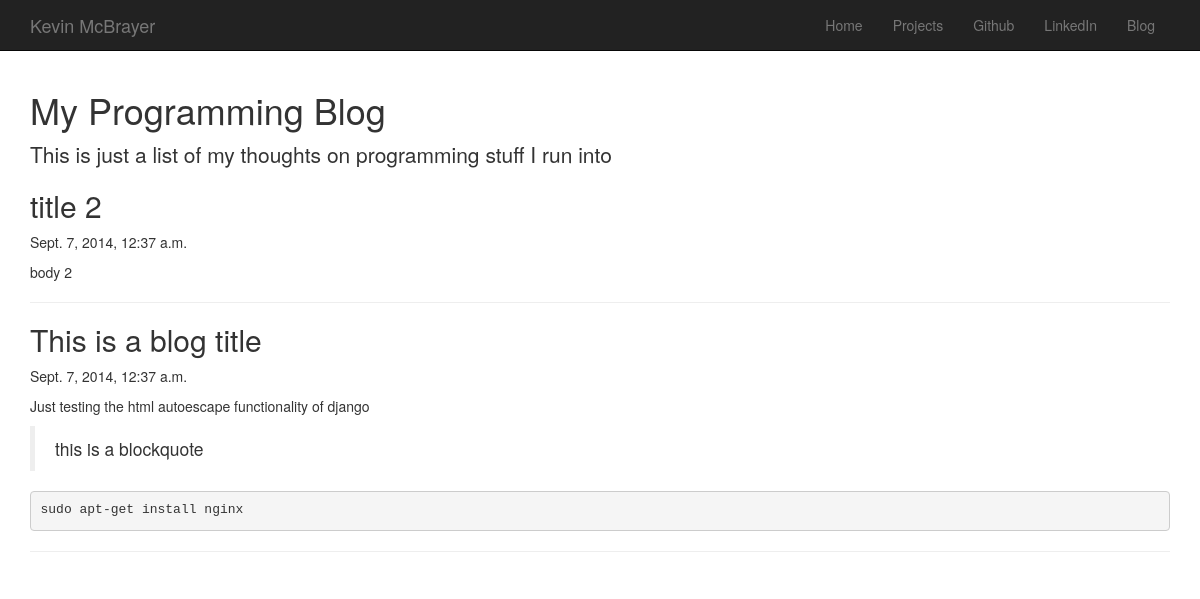
/blog/, run on an earlier commit of the app's database.
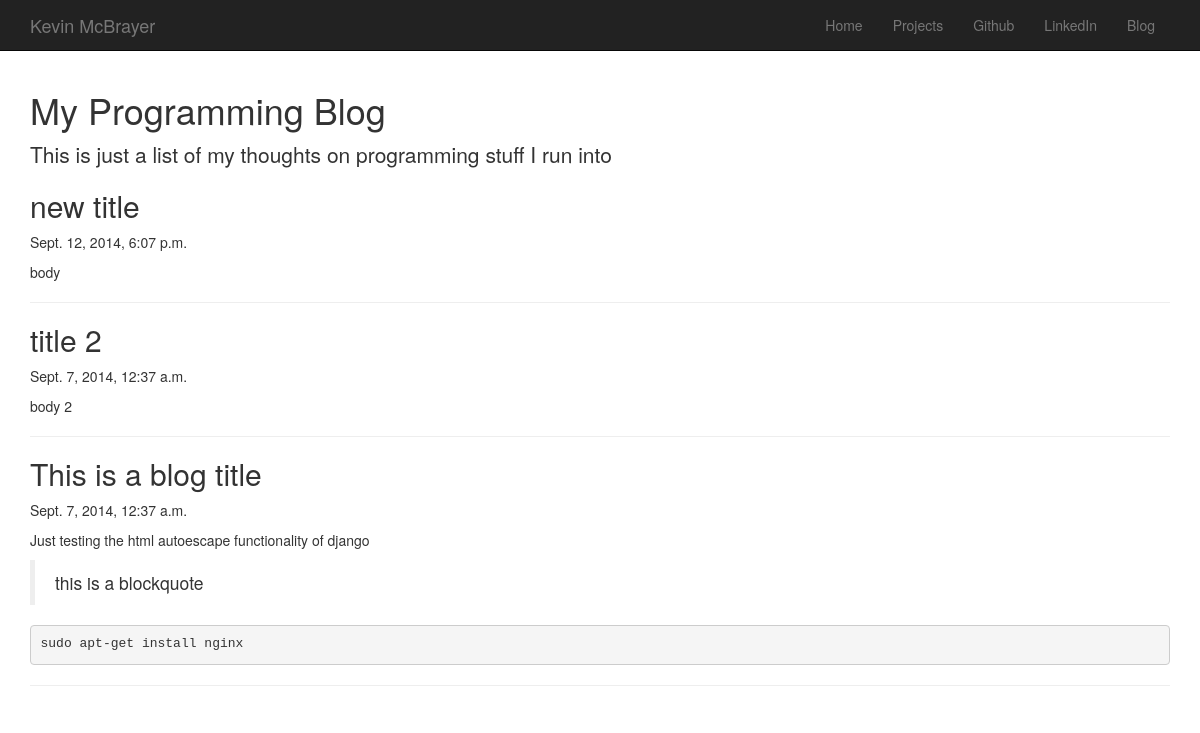
And on a later commit of the database.
### mysite/models.py (models this page shows, shortened)
class Blog(models.Model):
    pub_date= models.DateTimeField(auto_now_add=True)
    title = models.CharField(max_length=200)
    body = models.TextField()

### mysite/views.py (the view)
# urls.py: url(r'^blog/', my_views.blog, name="blog"),
def blog(request):
	blog_list = Blog.objects.order_by('-pub_date')
	context = {'blogs': blog_list}
	return render(request, 'blog.html', context)

### templates/blog.html
{% extends "base.html" %}
{% block content %}
<div class="blog-header">
  <h1 class="blog-title">My Programming Blog</h1>
  <p class="lead blog-description">This is just a list of my thoughts on programming stuff I run into</p>
</div>
<div class="span12 blog-main">
{% for blog in blogs %}
	<div class="blog-post">
		<h2 class="blog-post-title">{{blog.title}}</h2>
		<p class="blog-post-meta">{{blog.pub_date}}</p>
		{{blog.body | safe}}
	</div>
	<hr>
{% endfor %}
</div>
{% endblock %}

What changed in the data, as far as the page shows it:
added Blog: title "new title", pub_date "Sept. 12, 2014, 6:07 p.m.", body "body"
